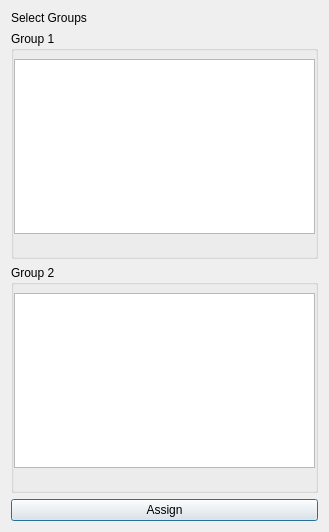
<?xml version="1.0" encoding="UTF-8"?>
<ui version="4.0">
 <class>GroupSelectorDialog</class>
 <widget class="QDialog" name="GroupSelectorDialog">
  <property name="geometry">
   <rect>
    <x>0</x>
    <y>0</y>
    <width>329</width>
    <height>532</height>
   </rect>
  </property>
  <property name="windowTitle">
   <string>Dialog</string>
  </property>
  <layout class="QVBoxLayout" name="verticalLayout">
   <item>
    <widget class="QLabel" name="label">
     <property name="text">
      <string>Select Groups</string>
     </property>
    </widget>
   </item>
   <item>
    <widget class="QGroupBox" name="group1box">
     <property name="minimumSize">
      <size>
       <width>0</width>
       <height>175</height>
      </size>
     </property>
     <property name="title">
      <string>Group 1</string>
     </property>
     <layout class="QVBoxLayout" name="verticalLayout_8">
      <property name="spacing">
       <number>0</number>
      </property>
      <property name="leftMargin">
       <number>0</number>
      </property>
      <property name="topMargin">
       <number>8</number>
      </property>
      <property name="rightMargin">
       <number>0</number>
      </property>
      <property name="bottomMargin">
       <number>0</number>
      </property>
      <item>
       <widget class="QListWidget" name="group1ListWidget"/>
      </item>
      <item>
       <widget class="QPushButton" name="addGroup1Button">
        <property name="text">
         <string/>
        </property>
        <property name="icon">
         <iconset>
          <normaloff>../icons/plus.png</normaloff>../icons/plus.png</iconset>
        </property>
        <property name="autoDefault">
         <bool>false</bool>
        </property>
        <property name="flat">
         <bool>true</bool>
        </property>
       </widget>
      </item>
     </layout>
    </widget>
   </item>
   <item>
    <widget class="QGroupBox" name="group2box">
     <property name="minimumSize">
      <size>
       <width>0</width>
       <height>175</height>
      </size>
     </property>
     <property name="title">
      <string>Group 2</string>
     </property>
     <layout class="QVBoxLayout" name="verticalLayout_11">
      <property name="spacing">
       <number>0</number>
      </property>
      <property name="leftMargin">
       <number>0</number>
      </property>
      <property name="topMargin">
       <number>8</number>
      </property>
      <property name="rightMargin">
       <number>0</number>
      </property>
      <property name="bottomMargin">
       <number>0</number>
      </property>
      <item>
       <widget class="QListWidget" name="group2ListWidget"/>
      </item>
      <item>
       <widget class="QPushButton" name="addGroup2Button">
        <property name="text">
         <string/>
        </property>
        <property name="icon">
         <iconset>
          <normaloff>../icons/plus.png</normaloff>../icons/plus.png</iconset>
        </property>
        <property name="autoDefault">
         <bool>false</bool>
        </property>
        <property name="flat">
         <bool>true</bool>
        </property>
       </widget>
      </item>
     </layout>
    </widget>
   </item>
   <item>
    <layout class="QHBoxLayout" name="horizontalLayout">
     <item>
      <widget class="QPushButton" name="assignButton">
       <property name="minimumSize">
        <size>
         <width>100</width>
         <height>0</height>
        </size>
       </property>
       <property name="text">
        <string>Assign</string>
       </property>
      </widget>
     </item>
    </layout>
   </item>
  </layout>
 </widget>
 <resources/>
 <connections/>
</ui>
